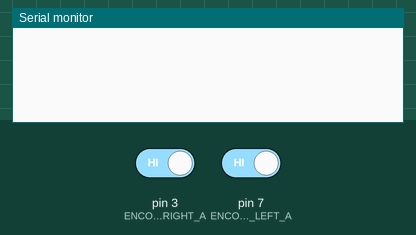
Recording of a sketch running on a simulated Arduino Uno, built with avr-gcc and run on an emulated ATmega328P. Parts: the last lines printed to the serial monitor. The test bench sets the inputs (shaded band); at power-on: pin 3 (ENCODER_RIGHT_A) HIGH, pin 7 (ENCODER_LEFT_A) HIGH.

Above: at 1.2 s.
1.3 s: pin 3 (ENCODER_RIGHT_A) driven LOW
At 2.0 s:
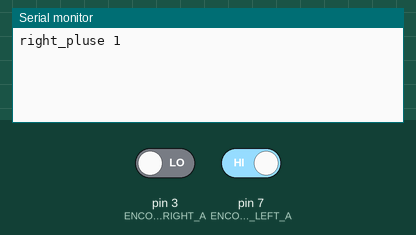
2.8 s: pin 7 (ENCODER_LEFT_A) driven LOW
At 3.1 s:
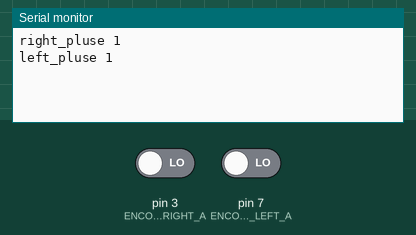
4.3 s: pin 3 (ENCODER_RIGHT_A) driven HIGH
At 5.5 s:
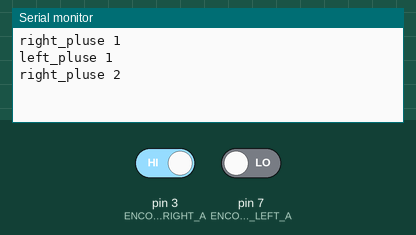
5.8 s: pin 7 (ENCODER_LEFT_A) driven HIGH
At 6.6 s:
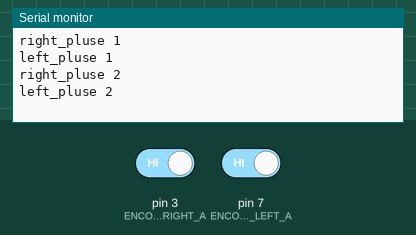

Measured:
- after the input at 1.3 s, the serial monitor: prints a new line at once (image 1)
- after the input at 2.8 s, the serial monitor: prints a new line at once (image 2)
- after the input at 4.3 s, the serial monitor: prints a new line at once (image 3)
- after the input at 5.8 s, the serial monitor: prints a new line at once (image 4)

The sketch:

Encoder_pluse.ino
```cpp
#include "PinChangeInt.h"

#define ENCODER_LEFT_A 7
#define ENCODER_RIGHT_A 3

int left_pluse = 0, right_pluse = 0;
void Code_left(void)
{
  left_pluse++;
  Serial.print("left_pluse ");
  Serial.println(left_pluse);
}

void Code_right(void)
{
  right_pluse++;
  Serial.print("right_pluse ");
  Serial.println(right_pluse);
}

void setup()
{
  Serial.begin(9600);
  pinMode(ENCODER_LEFT_A, INPUT);
  pinMode(ENCODER_RIGHT_A, INPUT);
  attachPinChangeInterrupt(ENCODER_LEFT_A, Code_left, CHANGE);
  attachPinChangeInterrupt(ENCODER_RIGHT_A, Code_right, CHANGE);
}

void loop()
{
  delay(500);
}
```
